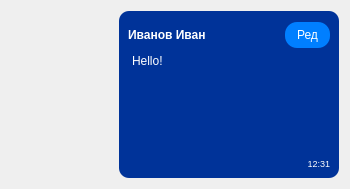
<?xml version="1.0" encoding="UTF-8"?>
<ui version="4.0">
 <class>TTextMessage</class>
 <widget class="QWidget" name="TTextMessage">
  <property name="geometry">
   <rect>
    <x>0</x>
    <y>0</y>
    <width>350</width>
    <height>189</height>
   </rect>
  </property>
  <property name="sizePolicy">
   <sizepolicy hsizetype="Fixed" vsizetype="Preferred">
    <horstretch>0</horstretch>
    <verstretch>0</verstretch>
   </sizepolicy>
  </property>
  <property name="minimumSize">
   <size>
    <width>350</width>
    <height>0</height>
   </size>
  </property>
  <property name="maximumSize">
   <size>
    <width>350</width>
    <height>16777215</height>
   </size>
  </property>
  <property name="windowTitle">
   <string>Form</string>
  </property>
  <property name="autoFillBackground">
   <bool>false</bool>
  </property>
  <property name="styleSheet">
   <string notr="true"/>
  </property>
  <layout class="QHBoxLayout" name="horizontalLayout_3">
   <item>
    <layout class="QHBoxLayout" name="horizontalLayout">
     <item>
      <spacer name="horizontalSpacer">
       <property name="orientation">
        <enum>Qt::Horizontal</enum>
       </property>
       <property name="sizeHint" stdset="0">
        <size>
         <width>40</width>
         <height>20</height>
        </size>
       </property>
      </spacer>
     </item>
     <item>
      <widget class="QWidget" name="widget" native="true">
       <property name="sizePolicy">
        <sizepolicy hsizetype="Fixed" vsizetype="Preferred">
         <horstretch>200</horstretch>
         <verstretch>0</verstretch>
        </sizepolicy>
       </property>
       <property name="minimumSize">
        <size>
         <width>220</width>
         <height>0</height>
        </size>
       </property>
       <property name="maximumSize">
        <size>
         <width>220</width>
         <height>16777215</height>
        </size>
       </property>
       <property name="layoutDirection">
        <enum>Qt::LeftToRight</enum>
       </property>
       <property name="styleSheet">
        <string notr="true">background-color: #003399;color : rgb(255, 255, 255);border-radius: 10px;</string>
       </property>
       <layout class="QVBoxLayout" name="verticalLayout">
        <property name="spacing">
         <number>0</number>
        </property>
        <item>
         <layout class="QHBoxLayout" name="horizontalLayoutMsg">
          <item>
           <widget class="QLabel" name="labelLogin">
            <property name="minimumSize">
             <size>
              <width>0</width>
              <height>30</height>
             </size>
            </property>
            <property name="maximumSize">
             <size>
              <width>16777215</width>
              <height>30</height>
             </size>
            </property>
            <property name="font">
             <font>
              <bold>true</bold>
             </font>
            </property>
            <property name="text">
             <string>Иванов Иван</string>
            </property>
           </widget>
          </item>
          <item>
           <spacer name="horizontalSpacer_2">
            <property name="orientation">
             <enum>Qt::Horizontal</enum>
            </property>
            <property name="sizeHint" stdset="0">
             <size>
              <width>40</width>
              <height>20</height>
             </size>
            </property>
           </spacer>
          </item>
          <item>
           <widget class="QPushButton" name="pushButtonEditing">
            <property name="styleSheet">
             <string notr="true">QPushButton {
    border: none;
    border-radius: 12px; /* радиус скругления */
    padding: 6px 12px; /* отступ текста от края кнопки */
    background-color: #007fff;
    color: white;
}

QPushButton:hover {
    background-color: #006acc;
}

QPushButton:pressed {
    background-color: #0058a0;
}</string>
            </property>
            <property name="text">
             <string>Ред</string>
            </property>
           </widget>
          </item>
         </layout>
        </item>
        <item>
         <widget class="QTextEdit" name="textEdit">
          <property name="html">
           <string>&lt;!DOCTYPE HTML PUBLIC &quot;-//W3C//DTD HTML 4.0//EN&quot; &quot;http://www.w3.org/TR/REC-html40/strict.dtd&quot;&gt;
&lt;html&gt;&lt;head&gt;&lt;meta name=&quot;qrichtext&quot; content=&quot;1&quot; /&gt;&lt;meta charset=&quot;utf-8&quot; /&gt;&lt;style type=&quot;text/css&quot;&gt;
p, li { white-space: pre-wrap; }
&lt;/style&gt;&lt;/head&gt;&lt;body style=&quot; font-family:'Segoe UI'; font-size:9pt; font-weight:400; font-style:normal;&quot;&gt;
&lt;p style=&quot; margin-top:0px; margin-bottom:0px; margin-left:0px; margin-right:0px; -qt-block-indent:0; text-indent:0px;&quot;&gt;Hello!&lt;/p&gt;&lt;/body&gt;&lt;/html&gt;</string>
          </property>
         </widget>
        </item>
        <item>
         <widget class="QLabel" name="labelTime">
          <property name="sizePolicy">
           <sizepolicy hsizetype="Preferred" vsizetype="Minimum">
            <horstretch>0</horstretch>
            <verstretch>0</verstretch>
           </sizepolicy>
          </property>
          <property name="maximumSize">
           <size>
            <width>16777215</width>
            <height>30</height>
           </size>
          </property>
          <property name="font">
           <font>
            <pointsize>7</pointsize>
           </font>
          </property>
          <property name="text">
           <string>12:31</string>
          </property>
          <property name="alignment">
           <set>Qt::AlignRight|Qt::AlignTrailing|Qt::AlignVCenter</set>
          </property>
          <property name="margin">
           <number>8</number>
          </property>
         </widget>
        </item>
       </layout>
      </widget>
     </item>
    </layout>
   </item>
  </layout>
 </widget>
 <resources/>
 <connections/>
</ui>
